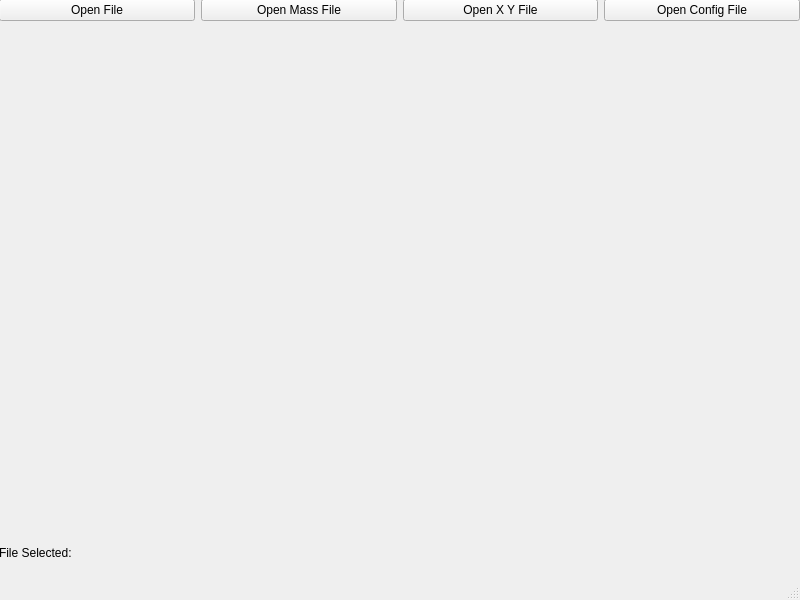
<?xml version="1.0" encoding="UTF-8"?>
<ui version="4.0">
 <class>MainWindow</class>
 <widget class="QMainWindow" name="MainWindow">
  <property name="windowModality">
   <enum>Qt::NonModal</enum>
  </property>
  <property name="geometry">
   <rect>
    <x>0</x>
    <y>0</y>
    <width>800</width>
    <height>600</height>
   </rect>
  </property>
  <property name="windowTitle">
   <string>Karlie's Application</string>
  </property>
  <widget class="QWidget" name="centralwidget">
   <widget class="QWidget" name="gridLayoutWidget">
    <property name="geometry">
     <rect>
      <x>-1</x>
      <y>-1</y>
      <width>801</width>
      <height>561</height>
     </rect>
    </property>
    <layout class="QGridLayout" name="gridLayout">
     <property name="sizeConstraint">
      <enum>QLayout::SetNoConstraint</enum>
     </property>
     <item row="0" column="3">
      <widget class="QPushButton" name="pushButton_4">
       <property name="text">
        <string>Open Config File</string>
       </property>
      </widget>
     </item>
     <item row="0" column="1">
      <widget class="QPushButton" name="pushButton_2">
       <property name="text">
        <string>Open Mass File</string>
       </property>
      </widget>
     </item>
     <item row="0" column="2">
      <widget class="QPushButton" name="pushButton_3">
       <property name="text">
        <string>Open X Y File</string>
       </property>
      </widget>
     </item>
     <item row="0" column="0">
      <widget class="QPushButton" name="medusa_file_button">
       <property name="autoFillBackground">
        <bool>false</bool>
       </property>
       <property name="text">
        <string>Open File</string>
       </property>
      </widget>
     </item>
     <item row="1" column="0">
      <spacer name="verticalSpacer">
       <property name="orientation">
        <enum>Qt::Vertical</enum>
       </property>
       <property name="sizeHint" stdset="0">
        <size>
         <width>20</width>
         <height>40</height>
        </size>
       </property>
      </spacer>
     </item>
     <item row="2" column="0" colspan="4">
      <widget class="QLabel" name="label">
       <property name="text">
        <string>File Selected:</string>
       </property>
      </widget>
     </item>
    </layout>
   </widget>
  </widget>
  <widget class="QMenuBar" name="menubar">
   <property name="geometry">
    <rect>
     <x>0</x>
     <y>0</y>
     <width>800</width>
     <height>20</height>
    </rect>
   </property>
  </widget>
  <widget class="QStatusBar" name="statusbar"/>
 </widget>
 <resources/>
 <connections/>
</ui>
